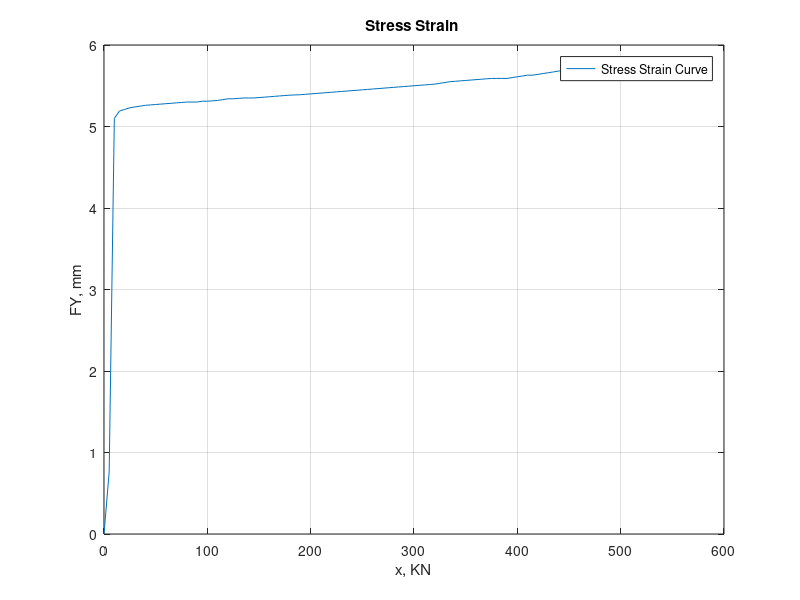

This figure's MATLAB source:
clc;
clear;

Input= [csvread('graph_1.csv',1,0)];
Load= Input(:,1);
Deflection= Input(:,2);
figure(1)
plot(Load,Deflection)
grid on
title('Stress Strain ')
xlabel('x, KN')
ylabel('FY, mm')
legend('Stress Strain Curve')
print(1,'-dpng','-r300','figure(1)')